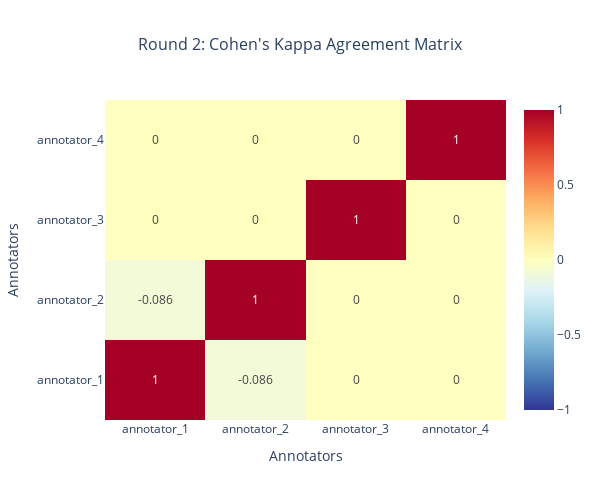

This figure's notebook cell:
### Code cell
# 2. Round 2 Cohen's Kappa Heatmap
print("2. Round 2: Cohen's Kappa Matrix")
fig2 = go.Figure(data=go.Heatmap(z=kappa_matrix_r2.values, x=kappa_matrix_r2.columns, y=kappa_matrix_r2.index, colorscale="RdYlBu_r", zmin=-1, zmax=1, text=kappa_matrix_r2.round(3).values, texttemplate="%{text}", textfont={"size": 12}, showscale=True))

fig2.update_layout(title={"text": "Round 2: Cohen's Kappa Agreement Matrix", "x": 0.5, "font": {"size": 16}}, xaxis_title="Annotators", yaxis_title="Annotators", height=500, width=600)

fig2.show()

### Figure 1 — Plotly figure (JSON) as saved in the notebook; plotly's stock layout.template omitted (floating-point values rounded to 4 significant figures)
{"data": [{"colorscale": [[0, "rgb(49,54,149)"], [0.1, "rgb(69,117,180)"], [0.2, "rgb(116,173,209)"], [0.3, "rgb(171,217,233)"], [0.4, "rgb(224,243,248)"], [0.5, "rgb(255,255,191)"], [0.6, "rgb(254,224,144)"], [0.7, "rgb(253,174,97)"], [0.8, "rgb(244,109,67)"], [0.9, "rgb(215,48,39)"], [1, "rgb(165,0,38)"]], "showscale": true, "text": [[1.0, -0.086, 0.0, 0.0], [-0.086, 1.0, 0.0, 0.0], [0.0, 0.0, 1.0, 0.0], [0.0, 0.0, 0.0, 1.0]], "textfont": {"size": 12}, "texttemplate": "%{text}", "type": "heatmap", "x": ["annotator_1", "annotator_2", "annotator_3", "annotator_4"], "y": ["annotator_1", "annotator_2", "annotator_3", "annotator_4"], "z": [[1.0, -0.08584, 0.0, 0.0], [-0.08584, 1.0, 0.0, 0.0], [0.0, 0.0, 1.0, 0.0], [0.0, 0.0, 0.0, 1.0]], "zmax": 1, "zmin": -1}], "layout": {"height": 500, "title": {"font": {"size": 16}, "text": "Round 2: Cohen's Kappa Agreement Matrix", "x": 0.5}, "width": 600, "xaxis": {"title": {"text": "Annotators"}}, "yaxis": {"title": {"text": "Annotators"}}}}
